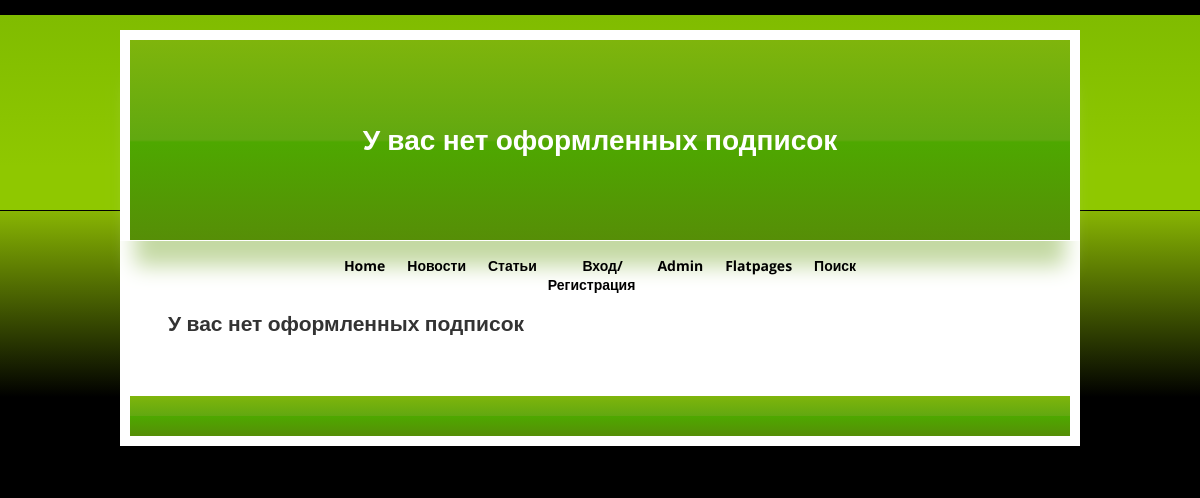
/categories/3/ (signed in), run on an earlier commit of the app's database.
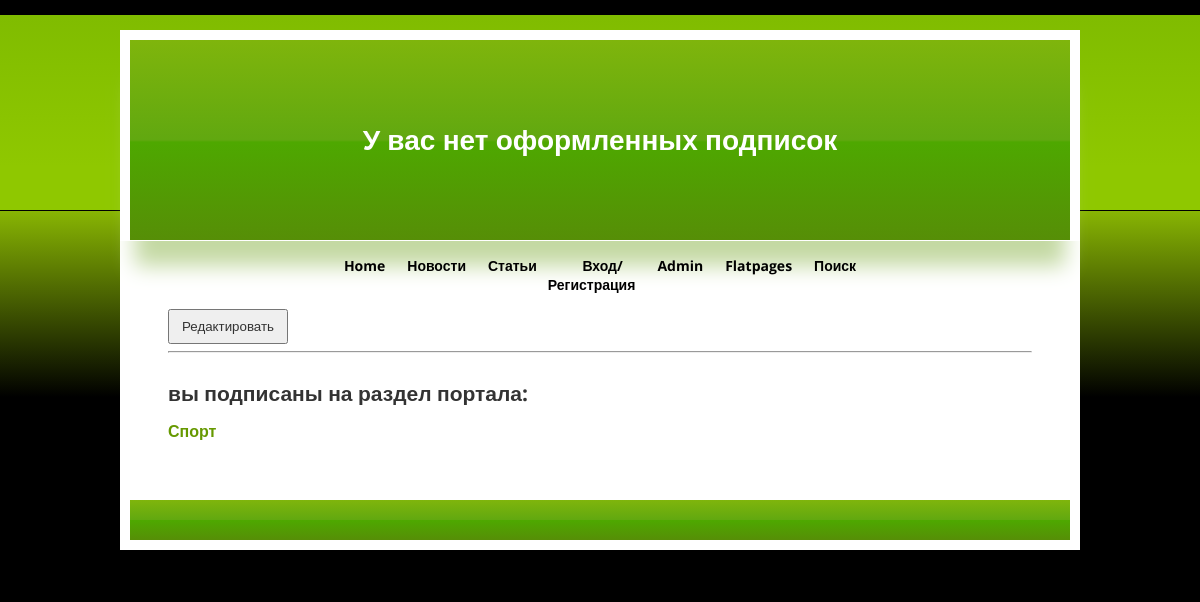
And on a later commit of the database.
### np_post/models.py (models this page shows, shortened)
class Category(models.Model):
    name_cat = models.CharField(max_length=100, unique=True)
    description = models.TextField(max_length=400, blank=True)
    subscribed = models.BooleanField(default=False)
    user = models.ManyToManyField(User, blank=True, related_name='cats_user')

### np_post/views.py (the view)
# urls.py: path('<int:pk>/', SectionDetail.as_view(), name='section_detail'),
class SectionDetail(LoginRequiredMixin, DetailView):
    model = Category
    template_name = 'section_detail.html'
    context_object_name = 'section_detail'

### templates/section_detail.html (shortened to what this page needs)
{% extends 'main.html' %}
{% block header %}
    <h1>{% if subs_detail.subscribed %}Вы оформили подписку{% else %}У вас нет оформленных подписок{% endif %}</h1>
{% endblock header %}
{% block content %}
    {% if section_detail.subscribed %}
    <button type="button" name="button" style="width: 120px; height:35px;">
      <a href="/categories/{{ section_detail.id }}/edit/" title="Редактировать">Редактировать</a>
    </button><br><hr><br>
    <h2>{{ section_detail.user.first_name }} {{ section_detail.user.last_name }} вы подписаны на раздел портала:</h2>
    <h3>{{ section_detail.name_cat }}</h3>
    {% else %}
        <h2>У вас нет оформленных подписок</h2>
    {% endif %}
{% endblock content %}

What changed in the data, as far as the page shows it:
now on this page (row edited): Category: name_cat "Спорт"
changed Category: subscribed False → True (drawn)
Also different on the page:
text no longer shown: "У вас нет оформленных подписок"
text now shown: "Редактировать вы подписаны на раздел портала:"
